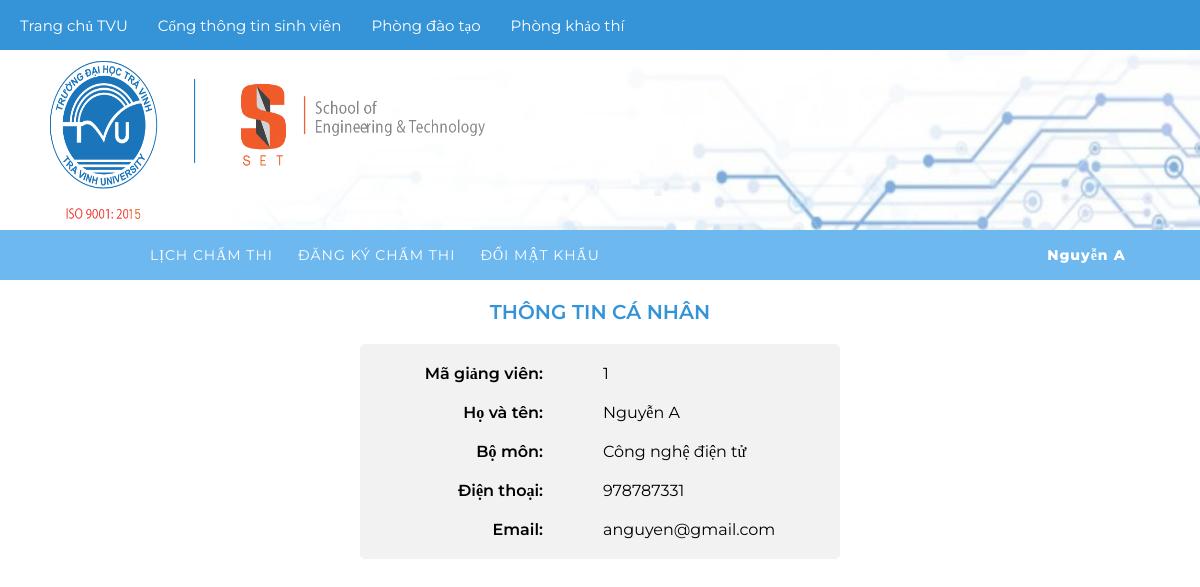
Page /thongtincanhan.php (signed in) on the committed database.
### tables this page shows
CREATE TABLE `giangvien` (
  `MaGV` int(11) NOT NULL,
  `MaBM` varchar(20) NOT NULL,
  `TenGV` varchar(50) NOT NULL,
  `SdtGV` int(11) NOT NULL,
  `Email` varchar(50) NOT NULL,
  `Matkhau` varchar(30) NOT NULL
);

CREATE TABLE `bomon` (
  `MaBM` int(11) NOT NULL,
  `TenBM` varchar(50) NOT NULL
);

### thongtincanhan.php (the view, shortened to what this page needs)
<?php
include("beforegv.php");
include("ketnoi.php");
?>
<?php
$userlogin = isset($_SESSION["giangvien"]) ? $_SESSION["giangvien"] : null;
if ($userlogin) {
    $sql = "SELECT gv.*, bm.TenBM
            FROM giangvien gv
            JOIN bomon bm ON gv.MaBM = bm.MaBM
            WHERE gv.Email = '" . $userlogin . "'";
    $result = mysqli_query($conn, $sql) or die("Không thể xuất thông tin người dùng " . mysqli_error($conn));
    $row = mysqli_fetch_array($result);
} else {
    $row = null;
}
?>
<?php
if ($row) {
    echo '
        <div class="full-ttcn">
            <div class="ttcn-td">
                <label>THÔNG TIN CÁ NHÂN</label>
            </div>
            <div class="ttcn">
                <div class="ttcn-tt">
                    <div class="ttcn-tt-left">
                        <label>Mã giảng viên:</label>
                        <label>Họ và tên:</label>
                        <label>Bộ môn:</label>
                        <label>Điện thoại:</label>
                        <label>Email:</label>
                    </div>
                    <div class="ttcn-tt-right">
                        <label>' . $row["MaGV"] . '</label>
                        <label>' . $row["TenGV"] . '</label>
                        <label>' . $row["TenBM"] . '</label>
                        <label>' . $row["SdtGV"] . '</label>
                        <label>' . $row["Email"] . '</label>
                    </div>
                </div>
            </div>
        </div>
    ';
} else {
    echo 'User not found or not logged in.';
}
?>

### beforegv.php (shortened to what this page needs)
<!DOCTYPE html>
<html lang="en">
<head>
    <link rel="stylesheet" href="tcgv.css">
</head>
<body>
<?php
    include("ketnoi.php");
    if(isset($_SESSION["giangvien"])){
        $userlogin = $_SESSION["giangvien"];
        $sql2 = "SELECT * from giangvien where Email='" . $userlogin . "'";
        $kq2 = mysqli_query($conn, $sql2) or die("Không thể xuất thông tin người dùng " . mysqli_error());
        $giangvien_login =  mysqli_fetch_array($kq2);
    }else{
    }
    ?>
    <div class="frame">
        <div class="frame1">
            <a href="">
                <span>Trang chủ TVU</span>
            </a>
            <a href="">
                <span>Cổng thông tin sinh viên</span>
            </a>
            <a href="">
                <span>Phòng đào tạo</span>
            </a>
            <a href="">
                <span>Phòng khảo thí</span>
            </a>
        </div>
        <div class="biaset">
            <img src="./hinh/biaset.png"/>
        </div>
        <div class="frame2">
            <div class="frame2a">
            <a href="lichchamthi.php">
                <span>LỊCH CHẤM THI</span>
            </a>
            <a href="dangkichamthi.php">
                <span>ĐĂNG KÝ CHẤM THI</span>
            </a>
            <a href="doimatkhau.php">
                <span>ĐỔI MẬT KHẨU</span>
            </a>
            </div>
            <div class="frame2b">
            <a href="thongtincanhan.php" class="namegv">
                <span><?php echo $giangvien_login["TenGV"]; ?></span>
            </a>
            </div>
        </div>

### tcgv.css (style rules this page uses)
* { margin: 0; padding: 0; box-sizing: border-box; font-family: Montserrat; }
.frame { width: 100%; min-height: 100vh; background-color: white; }
.frame1 { padding-left: 20px; gap: 30px; width: 100%; height: 50px; display: flex; background-color: #3593D8; justify-content: flex-start; align-items: center; }
.frame2 { padding-left: 150px; gap: 20px; width: 100%; height: 50px; display: flex; background-color:#6DB9EF; align-items: center; }
.frame2a { gap: 25px; width: 70%; display: flex; align-items: center; }
.frame2b { gap: 25px; width: 30%; display: flex; align-items: center; justify-content: center; }
.frame1 a { gap: 5px; align-items: center; display: flex; color: white; font-size: 15px; text-decoration: none; }
.frame2 a { letter-spacing: 1px; gap: 5px; align-items: center; display: flex; color: white; font-size: 14px; text-decoration: none; }
.biaset { width: 100%; height: 180px; }
.biaset img { display: block; width: 100%; height: 180px; }
.namegv { color: white; font-weight: 500; gap: 10px; width: 60%; display: flex; align-items: center; justify-content: flex-end; }

### thongtincanhan.php (style rules this page uses)
.ttcn-td { padding: 20px; color: #3593D8; display: flex; justify-content: center; }
.ttcn-td>label { font-size: 20px; font-weight: 600; }
.ttcn-tt { border-radius: 5px; margin: 0 auto; gap: 20px; display: flex; background-color: #f2f2f2; justify-content: center; width: 40%; }
.ttcn-tt-left, .ttcn-tt-right { padding: 20px; display: flex; flex-direction: column; gap: 20px; }
.ttcn-tt-left >label { font-weight: 600; display: flex; justify-content: flex-end; }
.frame2b :nth-child(1) { font-weight: 800; }

### rows in the picture
giangvien: TenGV "Nguyễn A", MaGV "1", bomon.TenBM "Công nghệ điện tử", SdtGV "978787331", Email "anguyen@gmail.com"
